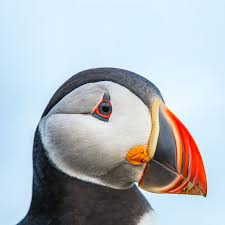
#> input picture Project3/bird.jpeg, 225 x 225 px
$ python 'A3 Part 3.py'
#> lines starting #> are read from the running program, lines starting #| are printed output that depends on the picture
# Import libraries
from skimage import io
import matplotlib.pyplot as plt
import numpy as np
import math


def read_image():
    original_img = io.imread('bird.jpeg')
#> original_img is the input picture: shape (225, 225, 3); mean R, G, B 178.5, 184.6, 190.8
    return original_img


def calculate_trans_mat(image):
    """
    return translation matrix that shifts center of image to the origin and its inverse
    """
    trans_mat = None
    trans_mat_inv = None

    # TODO: implement this function (overwrite the two lines above)
    # ...
    # ...
    h, w = image.shape[:2]
    cy, cx = h/2, w/2
    # translation matrix to center image to origin
    trans_mat = np.array([[1, 0, -cx],
                          [0, 1, -cy],
                          [0, 0, 1]])
    # inverse translation matrix to shift image back to its original position
    trans_mat_inv = np.array([[1, 0, cx],
                              [0, 1, cy],
                              [0, 0, 1]])

    return trans_mat, trans_mat_inv


def rotate_image(image):
    ''' rotate and return image '''
    h, w = image.shape[:2]
    trans_mat, trans_mat_inv = calculate_trans_mat(image)

    # TODO: determine angle and create Tr
    angle = ...
    angle_rad = ...
    Tr = np.array([])
    angle = 75
    angle_rad = np.radians(angle)
    Tr = np.array([[np.cos(angle_rad),-np.sin(angle_rad), 0],
                   [np.sin(angle_rad), np.cos(angle_rad), 0],
                   [0, 0, 1]])

    # TODO: compute inverse transformation to go from output to input pixel locations
    Tr_inv = ...

    out_img = np.zeros_like(image)
    for out_y in range(h):
        for out_x in range(w):
            # TODO: find input pixel location from output pixel ocation and inverse transform matrix, copy over value from input location to output location
            ...
    Tr_inv = np.linalg.inv(Tr)


    Tr_inv_m = trans_mat_inv @ Tr_inv @ trans_mat


    out_img = np.zeros_like(image)
    for out_y in range(h):
        for out_x in range(w):
            # TODO: find input pixel location from output pixel ocation and inverse transform matrix, copy over value from input location to output location
            input_coords = Tr_inv_m @ np.array([out_y, out_x, 1])
            input_y, input_x = int(input_coords[0]) , int(input_coords[1])
            if input_x >= 0 and input_x < w and input_y >= 0 and input_y < h:
                out_img[out_y,out_x] = image[input_y,input_x]


    return out_img, Tr_inv


def scale_image(image):
    ''' scale image and return '''
    # TODO: implement this function, similar to above
    out_img = np.zeros_like(image)
    Ts = np.array([])
    out_img = np.zeros_like(image)
    Ts = np.array([])
    h, w = image.shape[:2]

    # Scaling matrix
    Ts = np.array([[2.5, 0, 0],
                   [0, 1.5, 0],
                   [0, 0, 1]])

    Ts_inv = np.linalg.inv(Ts)

    # Calculate the transformation matrix to shift the center of the image to the origin
    trans_mat, trans_mat_inv = calculate_trans_mat(image)

    # Calculate the inverse of the combined transformation matrix
    Ts_inv_m = trans_mat_inv @ Ts_inv @ trans_mat


# Apply the inverse transformation to each pixel in the output image
    out_img = np.zeros_like(image)
    for out_y in range(h):
        for out_x in range(w):
            # TODO: find input pixel location from output pixel ocation and inverse transform matrix, copy over value from input location to output location
            input_coords = Ts_inv_m @ np.array([out_y, out_x, 1])
            input_y, input_x = int(input_coords[0]) , int(input_coords[1])
            if input_x >= 0 and input_x < w and input_y >= 0 and input_y < h:
                out_img[out_y,out_x] = image[input_y,input_x]

    return out_img, Ts_inv


def skew_image(image):
    ''' Skew image and return '''
    # TODO: implement this function like above
    out_img = np.zeros_like(image)
    Tskew = np.array([])
    trans_mat, trans_mat_inv = calculate_trans_mat(image)
    h, w = image.shape[:2]

    # Define skew parameters
    skew_x = 0.2
    skew_y = 0.2

    # Define skew transformation matrix
    Tskew = np.array([[1, skew_x, 0],
                      [skew_y, 1, 0],
                      [0, 0, 1]])

    Tskew_inv = np.linalg.inv(Tskew)
    # Define inverse skew transformation matrix
    Tskew_inv_m = trans_mat_inv @ Tskew_inv @ trans_mat


    # Initialize output image
    out_img = np.zeros_like(image)
    for out_y in range(h):
        for out_x in range(w):
            # TODO: find input pixel location from output pixel ocation and inverse transform matrix, copy over value from input location to output location
            input_coords = Tskew_inv_m @ np.array([out_y, out_x, 1])
            input_y, input_x = int(input_coords[0]) , int(input_coords[1])
            if input_x >= 0 and input_x < w and input_y >= 0 and input_y < h:
                out_img[out_y,out_x] = image[input_y,input_x]


    return out_img, Tskew_inv


def combined_warp(image):
    ''' implement your own code to perform the combined warp of rotate, scale, skew and return image + transformation matrix  '''
    # TODO: implement combined warp on your own.
    # You need to combine the transformation matrices before performing the warp
    # (you may want to use the above functions to get the transformation matrices)
    out_img = np.zeros_like(image)
    Tc = np.array([])
    h, w = image.shape[:2]
    _, Tr_inv = rotate_image(image)

    _, Ts_inv = scale_image(image)

    _, Tskew_inv = skew_image(image)

    # calculate combined transformation matrix
    trans_mat, trans_mat_inv = calculate_trans_mat(image)

    Tc = Tskew_inv @ Tr_inv @ Ts_inv

    Tc_m = trans_mat_inv @ Tc @ trans_mat
    #
    # apply combined transformation to image
    out_img = np.zeros_like(image)
    for out_y in range(h):
        for out_x in range(w):
            # TODO: find input pixel location from output pixel ocation and inverse transform matrix, copy over value from input location to output location
            input_coords = Tc_m @ np.array([out_y, out_x, 1])
            input_y, input_x = int(input_coords[0]) , int(input_coords[1])
            if input_x >= 0 and input_x < w and input_y >= 0 and input_y < h:
                out_img[out_y,out_x] = image[input_y,input_x]

    return out_img, Tc


def combined_warp_biinear(image):
    ''' perform the combined warp with bilinear interpolation (just show image) '''
    # TODO: implement combined warp -- you can use skimage.trasnform functions for this part (import if needed)
    # (you may want to use the above functions (above combined) to get the combined transformation matrix)
    out_img = np.zeros_like(image)
    out_img = np.zeros_like(image)
    trans_mat, trans_mat_inv = calculate_trans_mat(image)
    h, w = image.shape[:2]

    angle = 75


    angle_rad = np.radians(angle)
    Tr_inv = np.array([[np.cos(angle_rad),np.sin(angle_rad), 0],
                   [-np.sin(angle_rad), np.cos(angle_rad), 0],
                   [0, 0, 1]])


    Ts_inv = np.array([[1/2.5, 0, 0],
                   [0, 1/1.5, 0],
                   [0, 0, 1]])

    Tskew_inv = np.array([[1, -0.2, 0],
                      [-0.2, 1, 0],
                      [0, 0, 1]])


    Tc = Tskew_inv @ Tr_inv @ Ts_inv
    Tc_inv_m = trans_mat_inv @ Tc @ trans_mat

    for out_y in range(h):
        for out_x in range(w):
            input_coords = Tc_inv_m @ np.array([out_y, out_x, 1])
            input_y = input_coords[0]
            input_x = input_coords[1]
            decimal_y, int_y = math.modf(input_y)
            decimal_x, int_x = math.modf(input_x)
            if (0 <= input_y) and (input_y < 225) and (0 <= input_x) and (input_x < 225):
                out_img[out_y][out_x] = ((1-decimal_y) * image[int(int_y)][int(int_x)] + decimal_y * image[int(int_y) + 1][int(int_x)]) * (1 - decimal_x) + ((1-decimal_y) * image[int(int_y)][int(int_x) + 1] +decimal_y*image[int(int_y)][int(int_x)+1])*decimal_x


    return out_img


if __name__ == "__main__":
    image = read_image()
    plt.imshow(image), plt.title("Oiginal Image"), plt.show()

    rotated_img, _ = rotate_image(image)
#> in rotate_image, `trans_mat, trans_mat_inv = calculate_trans_mat(image)`: trans_mat = [[1, 0, -112.5], [0, 1, -112.5], [0, 0, 1]]; trans_mat_inv = [[1, 0, 112.5], [0, 1, 112.5], [0, 0, 1]]
#> in rotate_image, `Tr_inv_m = trans_mat_inv @ Tr_inv @ trans_mat`: Tr_inv_m = [[0.259, 0.966, -25.28], [-0.966, 0.259, 192], [0, 0, 1]]
#> after the loop in rotate_image, `for out_y in range(h):`:
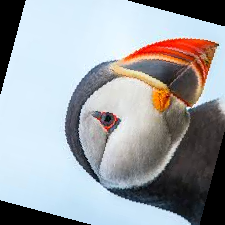
#> out_img: shape (225, 225, 3); mean R, G, B 158.3, 162.1, 166.8
    plt.figure(figsize=(15,5))
    plt.subplot(131),plt.imshow(rotated_img), plt.title("Rotated Image")

    scaled_img, _ = scale_image(image)
#> in scale_image, `trans_mat, trans_mat_inv = calculate_trans_mat(image)`: trans_mat = [[1, 0, -112.5], [0, 1, -112.5], [0, 0, 1]]; trans_mat_inv = [[1, 0, 112.5], [0, 1, 112.5], [0, 0, 1]]
#> in scale_image, `Ts_inv_m = trans_mat_inv @ Ts_inv @ trans_mat`: Ts_inv_m = [[0.4, 0, 67.5], [0, 0.667, 37.5], [0, 0, 1]]
#> after the loop in scale_image, `for out_y in range(h):`:
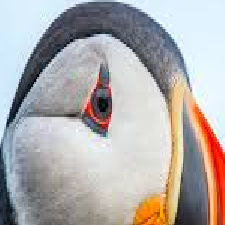
#> out_img: shape (225, 225, 3); mean R, G, B 176.7, 172.5, 171.6
    plt.subplot(132),plt.imshow(scaled_img), plt.title("Scaled Image")

    skewed_img, _ = skew_image(image)
#> in skew_image, `trans_mat, trans_mat_inv = calculate_trans_mat(image)`: trans_mat = [[1, 0, -112.5], [0, 1, -112.5], [0, 0, 1]]; trans_mat_inv = [[1, 0, 112.5], [0, 1, 112.5], [0, 0, 1]]
#> in skew_image, `Tskew_inv_m = trans_mat_inv @ Tskew_inv @ trans_mat`: Tskew_inv_m = [[1.04, -0.208, 18.75], [-0.208, 1.04, 18.75], [0, 0, 1]]
#> after the loop in skew_image, `for out_y in range(h):`:
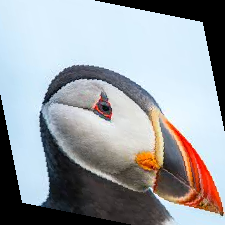
#> out_img: shape (225, 225, 3); mean R, G, B 155.5, 159.6, 164.4
    plt.subplot(133),plt.imshow(skewed_img), plt.title("Skewed Image"), plt.show()
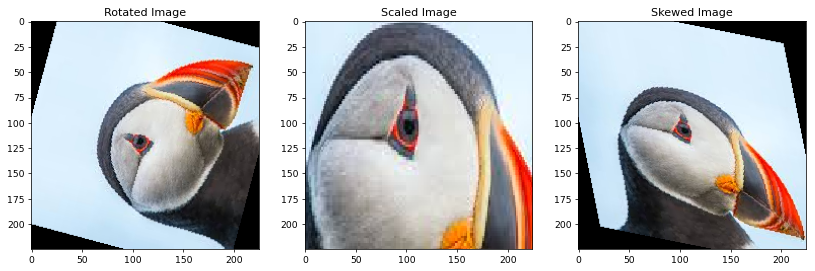
#> figure drawn by matplotlib, 3 panels

    combined_warp_img, _ = combined_warp(image)
#> in combined_warp, `_, Tr_inv = rotate_image(image)`: Tr_inv = [[0.259, 0.966, 0], [-0.966, 0.259, 0], [0, 0, 1]]
#> in combined_warp, `_, Ts_inv = scale_image(image)`: Ts_inv = [[0.4, 0, 0], [0, 0.667, 0], [0, 0, 1]]
#> in combined_warp, `_, Tskew_inv = skew_image(image)`: Tskew_inv = [[1.04, -0.208, 0], [-0.208, 1.04, 0], [0, 0, 1]]
#> in combined_warp, `trans_mat, trans_mat_inv = calculate_trans_mat(image)`: trans_mat = [[1, 0, -112.5], [0, 1, -112.5], [0, 0, 1]]; trans_mat_inv = [[1, 0, 112.5], [0, 1, 112.5], [0, 0, 1]]
#> in combined_warp, `Tc = Tskew_inv @ Tr_inv @ Ts_inv`: Tc = [[0.188, 0.635, 0], [-0.424, 0.0456, 0], [0, 0, 1]]
#> in combined_warp, `Tc_m = trans_mat_inv @ Tc @ trans_mat`: Tc_m = [[0.188, 0.635, 19.89], [-0.424, 0.0456, 155.1], [0, 0, 1]]
#> after the loop in combined_warp, `for out_y in range(h):`:
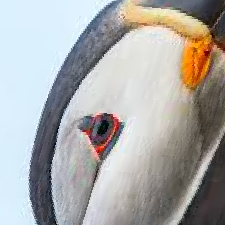
#> out_img: shape (225, 225, 3); mean R, G, B 170.1, 169.3, 167.6
    plt.figure(figsize=(10,5))
    plt.subplot(121),plt.imshow(combined_warp_img), plt.title("Combined Warp Image")

    combined_warp_biliear_img = combined_warp_biinear(image)
#> in combined_warp_biinear, `trans_mat, trans_mat_inv = calculate_trans_mat(image)`: trans_mat = [[1, 0, -112.5], [0, 1, -112.5], [0, 0, 1]]; trans_mat_inv = [[1, 0, 112.5], [0, 1, 112.5], [0, 0, 1]]
#> in combined_warp_biinear, `Tc_inv_m = trans_mat_inv @ Tc @ trans_mat`: Tc_inv_m = [[0.181, 0.609, 23.6], [-0.407, 0.0438, 153.4], [0, 0, 1]]
#> after the loop in combined_warp_biinear, `for out_y in range(h):`:
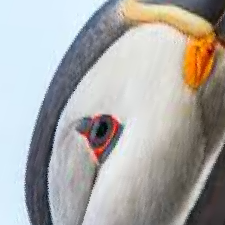
#> out_img: shape (225, 225, 3); mean R, G, B 171, 169.5, 167.2
    plt.subplot(122),plt.imshow(combined_warp_biliear_img.astype(np.uint8)), plt.title("Combined Warp Image with Bilinear Interpolation"),plt.show()
